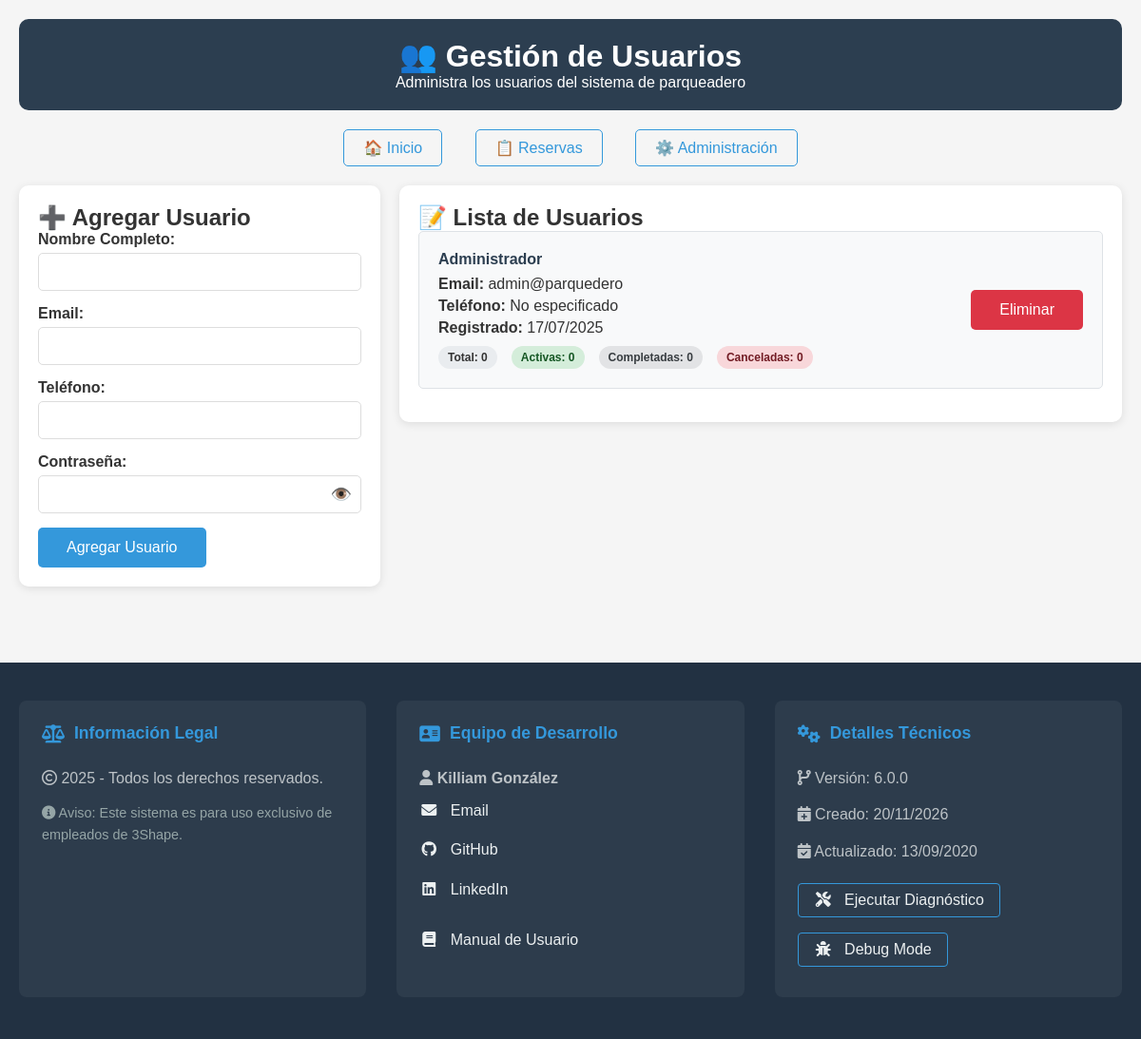
The app's page /public/usuarios.php (signed in) with its own data.
### tables this page shows
CREATE TABLE usuarios (
    id INT AUTO_INCREMENT PRIMARY KEY,
    nombre VARCHAR(100) NOT NULL,
    email VARCHAR(100) UNIQUE NOT NULL,
    password VARCHAR(255) NOT NULL,
    rol ENUM('admin', 'usuario') DEFAULT 'usuario',
    telefono VARCHAR(20),
    fecha_registro TIMESTAMP DEFAULT CURRENT_TIMESTAMP
);

### public/usuarios.php (the view, shortened to what this page needs)
<?php
$pdo = conectarDB();
$usuarios = $pdo->query("SELECT * FROM usuarios ORDER BY nombre")->fetchAll(PDO::FETCH_ASSOC);
$stats = $pdo->query("
    SELECT
        u.id,
        u.nombre,
        COUNT(r.id) as total_reservas,
        COUNT(CASE WHEN r.estado = 'activa' THEN 1 END) as reservas_activas,
        COUNT(CASE WHEN r.estado = 'completada' THEN 1 END) as reservas_completadas,
        COUNT(CASE WHEN r.estado = 'cancelada' THEN 1 END) as reservas_canceladas
    FROM usuarios u
    LEFT JOIN reservas r ON u.id = r.usuario_id
    GROUP BY u.id, u.nombre
    ORDER BY u.nombre
")->fetchAll(PDO::FETCH_ASSOC);
$stats_indexed = [];
foreach ($stats as $stat) {
    $stats_indexed[$stat['id']] = $stat;
}
?>
<!DOCTYPE html>
<html lang="es">
<head>
</head>
<body>
    <div class="container">
        <div class="header">
            <h1>👥 Gestión de Usuarios</h1>
            <p>Administra los usuarios del sistema de parqueadero</p>
        </div>
        <div class="nav">
            <a href="index.php">🏠 Inicio</a>
            <a href="mis_reservas.php">📋 Reservas</a>
            <a href="admin.php">⚙️ Administración</a>
        </div>
        <div class="grid">
            <div>
                <div class="card">
                    <h2>➕ Agregar Usuario</h2>
                    <form method="POST" action="">
                        <div class="form-group">
                            <label for="nombre">Nombre Completo:</label>
                            <input type="text" name="nombre" id="nombre" required>
                        </div>
                        <div class="form-group">
                            <label for="email">Email:</label>
                            <input type="email" name="email" id="email" required>
                        </div>
                        <div class="form-group">
                            <label for="telefono">Teléfono:</label>
                            <input type="tel" name="telefono" id="telefono" placeholder="">
                        </div>
                        <div class="form-group">
                            <label for="password">Contraseña:</label>
                            <div style="position:relative;">
                                <input type="password" name="password" id="password" required style="padding-right:40px;">
                                <span id="togglePassword" style="position:absolute; right:10px; top:50%; transform:translateY(-50%); cursor:pointer; font-size:18px; color:#888;">👁️</span>
                            </div>
                        </div>
                        <button type="submit">Agregar Usuario</button>
                    </form>
                </div>
            </div>
            <div>
                <div class="card">
                    <h2>📝 Lista de Usuarios</h2>
                    <?php if (empty($usuarios)): ?>
                        <p>No hay usuarios registrados.</p>
                    <?php else: ?>
                        <?php foreach ($usuarios as $usuario): ?>
                            <div class="usuario-item">
                                <div class="usuario-info">
                                    <h4><?php echo htmlspecialchars($usuario['nombre']); ?></h4>
                                    <p><strong>Email:</strong> <?php echo htmlspecialchars($usuario['email']); ?></p>
                                    <p><strong>Teléfono:</strong> <?php echo htmlspecialchars($usuario['telefono'] ?: 'No especificado'); ?></p>
                                    <p><strong>Registrado:</strong> <?php echo date('d/m/Y', strtotime($usuario['fecha_registro'])); ?></p>
                                    <?php if (isset($stats_indexed[$usuario['id']])): ?>
                                        <div class="usuario-stats">
                                            <span class="stat-item">
                                                Total: <?php echo $stats_indexed[$usuario['id']]['total_reservas']; ?>
                                            </span>
                                            <span class="stat-item stat-activa">
                                                Activas: <?php echo $stats_indexed[$usuario['id']]['reservas_activas']; ?>
                                            </span>
                                            <span class="stat-item stat-completada">
                                                Completadas: <?php echo $stats_indexed[$usuario['id']]['reservas_completadas']; ?>
                                            </span>
                                            <span class="stat-item stat-cancelada">
                                                Canceladas: <?php echo $stats_indexed[$usuario['id']]['reservas_canceladas']; ?>
                                            </span>
                                        </div>
                                    <?php endif; ?>
                                </div>
                                <div>
                                    <form method="POST" action="" style="display: inline;">
                                        <button type="submit" class="btn-danger" onclick="return confirm('¿Estás seguro de que quieres eliminar este usuario? También se eliminarán todas sus reservas.')">
                                            Eliminar
                                        </button>
                                    </form>
                                </div>
                            </div>
                        <?php endforeach; ?>
                    <?php endif; ?>
                </div>
            </div>
        </div>
    </div>
    <?php require __DIR__ . '/../resources/partials/footer.php'; ?>
</body>
</html>

### resources/partials/footer.php (shortened to what this page needs)
<link rel="stylesheet" href="/parqueadero-system/public/Css/footer.css">
<link rel="stylesheet" href="https://cdnjs.cloudflare.com/ajax/libs/font-awesome/6.0.0/css/all.min.css">
<div class="footer-parqueadero">
    <div class="footer-container">
        <div class="footer-row">
            <div class="footer-col">
                <div class="footer-section">
                    <h6 class="footer-title">
                        <i class="fas fa-balance-scale"></i>Información Legal
                    </h6>
                    <p><i class="far fa-copyright"></i> <?= date("Y"); ?> - Todos los derechos reservados.</p>
                    <p class="text-muted"><i class="fas fa-info-circle"></i> Aviso: Este sistema es para uso exclusivo de empleados de 3Shape.</p>
                </div>
            </div>
            <div class="footer-col">
                <div class="footer-section">
                    <h6 class="footer-title">
                        <i class="fas fa-address-card"></i>Equipo de Desarrollo
                    </h6>
                    <div class="developer-card">
                        <p class="developer-name"><i class="fas fa-user"></i> Killiam González</p>
                        <p><a href="mailto:Killiam.Cruz@3shape.com"><i class="fas fa-envelope"></i> Email</a></p>
                        <p><a href="https://github.com/killiam19" target="_blank"><i class="fab fa-github"></i> GitHub</a></p>
                        <p><a href="https://www.linkedin.com/in/killiam-gonz%C3%A1lez-cruz-22b708312/" target="_blank"><i class="fab fa-linkedin"></i> LinkedIn</a></p>
                    </div>
                    <div class="mt-3 pt-3 border-top">
                        <a href="/3Shape_project/app/View/Int_manual.html">
                            <i class="fas fa-book"></i> Manual de Usuario
                        </a>
                    </div>
                </div>
            </div>
            <div class="footer-col">
                <div class="footer-section">
                    <h6 class="footer-title">
                        <i class="fas fa-cogs"></i>Detalles Técnicos
                    </h6>
                    <p><i class="fas fa-code-branch"></i> Versión: 6.0.0</p>
                    <p><i class="fas fa-calendar-plus"></i> Creado: <?= date("d/m/Y", filectime($_SERVER['SCRIPT_FILENAME'])); ?></p>
                    <p><i class="fas fa-calendar-check"></i> Actualizado: <?= date("d/m/Y", filemtime($_SERVER['SCRIPT_FILENAME'])); ?></p>
                    <div class="mt-3">
                        <a href="diagnostic.php" class="footer-btn btn-outline">
                            <i class="fas fa-tools"></i> Ejecutar Diagnóstico
                        </a>
                        <?php
                        $current_url = $_SERVER['REQUEST_URI'];
                        $debug_param = (strpos($current_url, '?') !== false) ? '&debug=1' : '?debug=1';
                        $debug_url = $current_url . $debug_param;
                        echo '<a href="' . htmlspecialchars($debug_url) . '" class="footer-btn btn-outline">
                                <i class="fas fa-bug"></i> Debug Mode
                              </a>';
                        ?>
                    </div>
                </div>
            </div>
        </div>
    </div>
</div>

### public/css/footer.css (style rules this page uses)
.footer-container { max-width: 1200px; margin: 0 auto; padding: 0 20px; }
.footer-row { display: flex; flex-wrap: wrap; gap: 2rem; justify-content: space-between; }
.footer-col { flex: 1; min-width: 250px; margin-bottom: 1.5rem; }
.footer-section { background-color: rgba(255, 255, 255, 0.05); border-radius: 8px; padding: 1.5rem; height: 100%; transition: transform 0.3s ease; }
.footer-title { color: #3498db; font-size: 1.1rem; margin-bottom: 1.5rem; display: flex; align-items: center; }
.footer-title i { margin-right: 10px; font-size: 1.2rem; }
.footer-section p { margin-bottom: 0.8rem; line-height: 1.6; color: #bdc3c7; }
.footer-section .text-muted { color: #95a5a6; font-size: 0.9rem; }
.footer-section a { color: #ecf0f1; text-decoration: none; transition: color 0.3s; display: inline-block; margin-bottom: 0.5rem; }
.footer-section a i { margin-right: 8px; width: 20px; text-align: center; }
.developer-card { margin-bottom: 1.5rem; }
.developer-card p { margin-bottom: 0.5rem; }
.developer-name { font-weight: bold; color: #3498db; margin-bottom: 0.5rem !important; }
.footer-btn { display: inline-block; background-color: #3498db; color: white; padding: 0.5rem 1rem; border-radius: 4px; margin-top: 0.5rem; transition: all 0.3s; border: none; cursor: pointer; }
.btn-outline { background-color: transparent; border: 1px solid #3498db; margin-right: 0.5rem; }

### public/usuarios.php (style rules this page uses)
* { margin: 0; padding: 0; box-sizing: border-box; }
body { font-family: Arial, sans-serif; background-color: #f5f5f5; color: #333; }
.container { max-width: 1200px; margin: 0 auto; padding: 20px; }
.header { background-color: #2c3e50; color: white; padding: 20px; text-align: center; margin-bottom: 30px; border-radius: 10px; }
.nav { text-align: center; margin-bottom: 30px; }
.nav a { color: #3498db; text-decoration: none; margin: 0 15px; padding: 10px 20px; border: 1px solid #3498db; border-radius: 5px; transition: all 0.3s; }
.card { background: white; border-radius: 10px; padding: 20px; margin-bottom: 20px; box-shadow: 0 2px 10px rgba(0,0,0,0.1); }
.form-group { margin-bottom: 15px; }
label { display: block; margin-bottom: 5px; font-weight: bold; }
input, select { width: 100%; padding: 10px; border: 1px solid #ddd; border-radius: 5px; font-size: 16px; }
button { background-color: #3498db; color: white; padding: 12px 30px; border: none; border-radius: 5px; cursor: pointer; font-size: 16px; transition: background-color 0.3s; }
.btn-danger { background-color: #dc3545; }
.usuario-item { background-color: #f8f9fa; border: 1px solid #dee2e6; padding: 20px; margin-bottom: 15px; border-radius: 5px; display: flex; justify-content: space-between; align-items: center; }
.usuario-info h4 { margin-bottom: 8px; color: #2c3e50; }
.usuario-info p { margin-bottom: 5px; }
.usuario-stats { display: flex; gap: 15px; margin-top: 10px; }
.stat-item { background-color: #e9ecef; padding: 5px 10px; border-radius: 20px; font-size: 12px; font-weight: bold; }
.stat-activa { background-color: #d4edda; color: #155724; }
.stat-completada { background-color: #e2e3e5; color: #383d41; }
.stat-cancelada { background-color: #f8d7da; color: #721c24; }
.grid { display: grid; grid-template-columns: 1fr 2fr; gap: 20px; }

### resources/partials/footer.php (style rules this page uses)
.footer-parqueadero { width: 100%; background: #223142; color: #fff; margin-top: 40px; padding: 40px 0 20px 0; display: flex; flex-direction: column; align-items: center; box-sizing: border-box; z-index: 10; }

### records on screen
usuarios: nombre "Administrador", email "admin@parquedero", telefono "No especificado", fecha_registro "17/07/2025", total_reservas "0", reservas_activas "0", reservas_completadas "0", reservas_canceladas "0"

### other values on screen
date("d/m/Y", filectime($_SERVER['SCRIPT_FILENAME'])) "20/11/2026"
date("d/m/Y", filemtime($_SERVER['SCRIPT_FILENAME'])) "13/09/2020"
